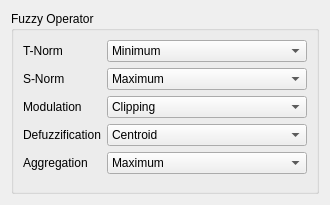
<?xml version="1.0" encoding="UTF-8"?>
<ui version="4.0">
 <class>Preferences</class>
 <widget class="QDialog" name="Preferences">
  <property name="geometry">
   <rect>
    <x>0</x>
    <y>0</y>
    <width>330</width>
    <height>205</height>
   </rect>
  </property>
  <property name="sizePolicy">
   <sizepolicy hsizetype="Fixed" vsizetype="Fixed">
    <horstretch>0</horstretch>
    <verstretch>0</verstretch>
   </sizepolicy>
  </property>
  <property name="windowTitle">
   <string>Preferences</string>
  </property>
  <property name="sizeGripEnabled">
   <bool>false</bool>
  </property>
  <layout class="QVBoxLayout" name="verticalLayout">
   <item>
    <widget class="QGroupBox" name="grx_fuzzy_operator">
     <property name="title">
      <string>Fuzzy Operator</string>
     </property>
     <layout class="QVBoxLayout" name="verticalLayout_2">
      <item>
       <layout class="QFormLayout" name="formLayout">
        <item row="4" column="0">
         <widget class="QLabel" name="lbl_aggregation">
          <property name="text">
           <string>Aggregation</string>
          </property>
         </widget>
        </item>
        <item row="4" column="1">
         <widget class="QComboBox" name="cbx_aggregation">
          <property name="minimumSize">
           <size>
            <width>170</width>
            <height>0</height>
           </size>
          </property>
          <item>
           <property name="text">
            <string>Maximum</string>
           </property>
          </item>
          <item>
           <property name="text">
            <string>Sum</string>
           </property>
          </item>
          <item>
           <property name="text">
            <string>Bounded Sum</string>
           </property>
          </item>
         </widget>
        </item>
        <item row="3" column="0">
         <widget class="QLabel" name="lbl_defuzzification">
          <property name="text">
           <string>Defuzzification</string>
          </property>
         </widget>
        </item>
        <item row="3" column="1">
         <widget class="QComboBox" name="cbx_defuzzification">
          <property name="minimumSize">
           <size>
            <width>170</width>
            <height>0</height>
           </size>
          </property>
          <item>
           <property name="text">
            <string>Centroid</string>
           </property>
          </item>
         </widget>
        </item>
        <item row="2" column="0">
         <widget class="QLabel" name="lbl_modulation">
          <property name="text">
           <string>Modulation</string>
          </property>
         </widget>
        </item>
        <item row="2" column="1">
         <widget class="QComboBox" name="cbx_modulation">
          <property name="minimumSize">
           <size>
            <width>170</width>
            <height>0</height>
           </size>
          </property>
          <item>
           <property name="text">
            <string>Clipping</string>
           </property>
          </item>
          <item>
           <property name="text">
            <string>Scaling</string>
           </property>
          </item>
         </widget>
        </item>
        <item row="1" column="1">
         <widget class="QComboBox" name="cbx_snorm">
          <property name="minimumSize">
           <size>
            <width>170</width>
            <height>0</height>
           </size>
          </property>
          <property name="currentIndex">
           <number>0</number>
          </property>
          <item>
           <property name="text">
            <string>Maximum</string>
           </property>
          </item>
          <item>
           <property name="text">
            <string>Sum</string>
           </property>
          </item>
          <item>
           <property name="text">
            <string>Bounded Sum</string>
           </property>
          </item>
         </widget>
        </item>
        <item row="1" column="0">
         <widget class="QLabel" name="lbl_snorm">
          <property name="text">
           <string>S-Norm</string>
          </property>
         </widget>
        </item>
        <item row="0" column="1">
         <widget class="QComboBox" name="cbx_tnorm">
          <property name="minimumSize">
           <size>
            <width>170</width>
            <height>0</height>
           </size>
          </property>
          <property name="currentIndex">
           <number>0</number>
          </property>
          <item>
           <property name="text">
            <string>Minimum</string>
           </property>
          </item>
          <item>
           <property name="text">
            <string>Product</string>
           </property>
          </item>
          <item>
           <property name="text">
            <string>Bounded Difference</string>
           </property>
          </item>
         </widget>
        </item>
        <item row="0" column="0">
         <widget class="QLabel" name="lbl_tnorm">
          <property name="text">
           <string>T-Norm</string>
          </property>
         </widget>
        </item>
       </layout>
      </item>
     </layout>
    </widget>
   </item>
  </layout>
 </widget>
 <resources/>
 <connections/>
</ui>
